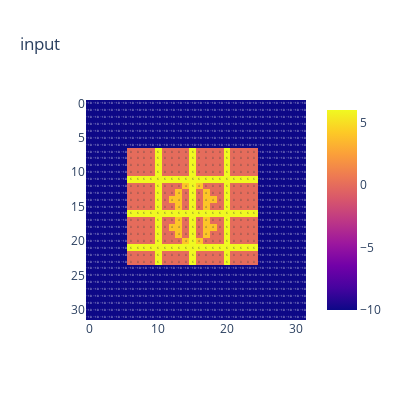
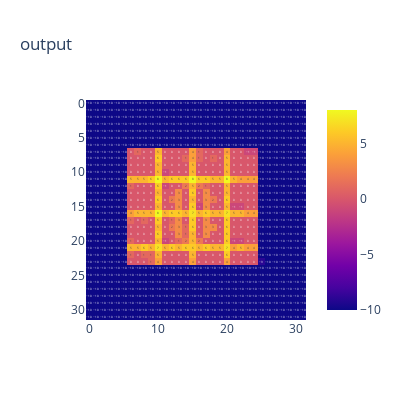
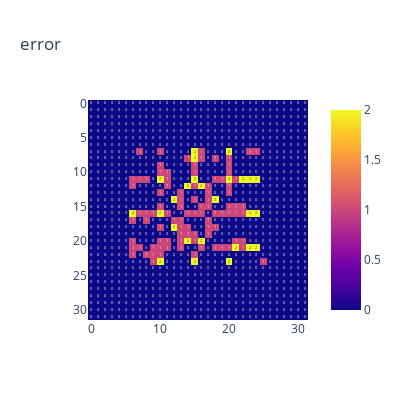

Notebook source saved alongside these figures, in order:
### Markdown cell above
# Human Evaluation

### Code cell
sample_idx = 111
batch_idx = 1
noise_scale = 0.19
denoise_steps = checkpoint_config['diffuser']['diffusion_steps']

x = dataset[sample_idx][0][batch_idx]

x = x.unsqueeze(dim=0).unsqueeze(dim=1).to(device)

if model_config['backbone'] == 'catunet':
    # x can be considered as mask / magnitude of category `c`
    c = x
    x = torch.where(x >= 0, 1., 0)            
else:
    # normalize num_classes = 10, background = -1
    x = torch.where(x >= 0, x/10, x)

# Add noise
n = (noise_scale * torch.rand(x.shape[0])).to(device)
x_n = noise_schedule(x, n)
x_n = x_n.to(device)

# Predict
with torch.no_grad():
    if model_config['backbone'] == 'catunet':
        y = model(x_n, c, t=denoise_steps)
    else:
        y = model(x_n, t=denoise_steps)

x = x.squeeze().detach().cpu().numpy() * 10
y = y.squeeze().detach().cpu().numpy() * 10

y = np.rint(y)
e = np.abs(y - x)

print('Error stats:')
print('\t Max:', np.max(e))
print('\t Min:', np.min(e))
print('\t Avg:', np.mean(e))

plot_trigrids(x, y, e)

### Figure 1 — Plotly figure (JSON) as saved in the notebook; plotly's stock layout.template omitted (floating-point values rounded to 4 significant figures; data arrays with more than 128 entries replaced by an {"elided": "..."} marker saying what was removed)
{"data": [{"coloraxis": "coloraxis", "hovertemplate": "x: %{x}<br>y: %{y}<br>color: %{z}<extra></extra>", "name": "0", "texttemplate": "%{z}", "type": "heatmap", "xaxis": "x", "yaxis": "y", "z": {"elided": "32x32 int values"}}], "layout": {"coloraxis": {"colorscale": [[0, "#0d0887"], [0.1111, "#46039f"], [0.2222, "#7201a8"], [0.3333, "#9c179e"], [0.4444, "#bd3786"], [0.5556, "#d8576b"], [0.6667, "#ed7953"], [0.7778, "#fb9f3a"], [0.8889, "#fdca26"], [1, "#f0f921"]]}, "height": 400, "title": {"text": "input"}, "width": 400, "xaxis": {"anchor": "y", "autorange": true, "constrain": "domain", "domain": [0.01754, 0.9825], "range": [-0.5, 31.5], "scaleanchor": "y"}, "yaxis": {"anchor": "x", "autorange": true, "constrain": "domain", "domain": [0, 1], "range": [31.5, -0.5]}}}

### Figure 2 — Plotly figure (JSON) as saved in the notebook; plotly's stock layout.template omitted (floating-point values rounded to 4 significant figures; data arrays with more than 128 entries replaced by an {"elided": "..."} marker saying what was removed)
{"data": [{"coloraxis": "coloraxis", "hovertemplate": "x: %{x}<br>y: %{y}<br>color: %{z}<extra></extra>", "name": "0", "texttemplate": "%{z}", "type": "heatmap", "xaxis": "x", "yaxis": "y", "z": {"elided": "32x32 int values"}}], "layout": {"coloraxis": {"colorscale": [[0, "#0d0887"], [0.1111, "#46039f"], [0.2222, "#7201a8"], [0.3333, "#9c179e"], [0.4444, "#bd3786"], [0.5556, "#d8576b"], [0.6667, "#ed7953"], [0.7778, "#fb9f3a"], [0.8889, "#fdca26"], [1, "#f0f921"]]}, "height": 400, "title": {"text": "output"}, "width": 400, "xaxis": {"anchor": "y", "autorange": true, "constrain": "domain", "domain": [0.01754, 0.9825], "range": [-0.5, 31.5], "scaleanchor": "y"}, "yaxis": {"anchor": "x", "autorange": true, "constrain": "domain", "domain": [0, 1], "range": [31.5, -0.5]}}}

### Figure 3 — Plotly figure (JSON) as saved in the notebook; plotly's stock layout.template omitted (floating-point values rounded to 4 significant figures; data arrays with more than 128 entries replaced by an {"elided": "..."} marker saying what was removed)
{"data": [{"coloraxis": "coloraxis", "hovertemplate": "x: %{x}<br>y: %{y}<br>color: %{z}<extra></extra>", "name": "0", "texttemplate": "%{z}", "type": "heatmap", "xaxis": "x", "yaxis": "y", "z": {"elided": "32x32 int values"}}], "layout": {"coloraxis": {"colorscale": [[0, "#0d0887"], [0.1111, "#46039f"], [0.2222, "#7201a8"], [0.3333, "#9c179e"], [0.4444, "#bd3786"], [0.5556, "#d8576b"], [0.6667, "#ed7953"], [0.7778, "#fb9f3a"], [0.8889, "#fdca26"], [1, "#f0f921"]]}, "height": 400, "title": {"text": "error"}, "width": 400, "xaxis": {"anchor": "y", "autorange": true, "constrain": "domain", "domain": [0.02991, 0.9701], "range": [-0.5, 31.5], "scaleanchor": "y"}, "yaxis": {"anchor": "x", "autorange": true, "constrain": "domain", "domain": [0, 1], "range": [31.5, -0.5]}}}
